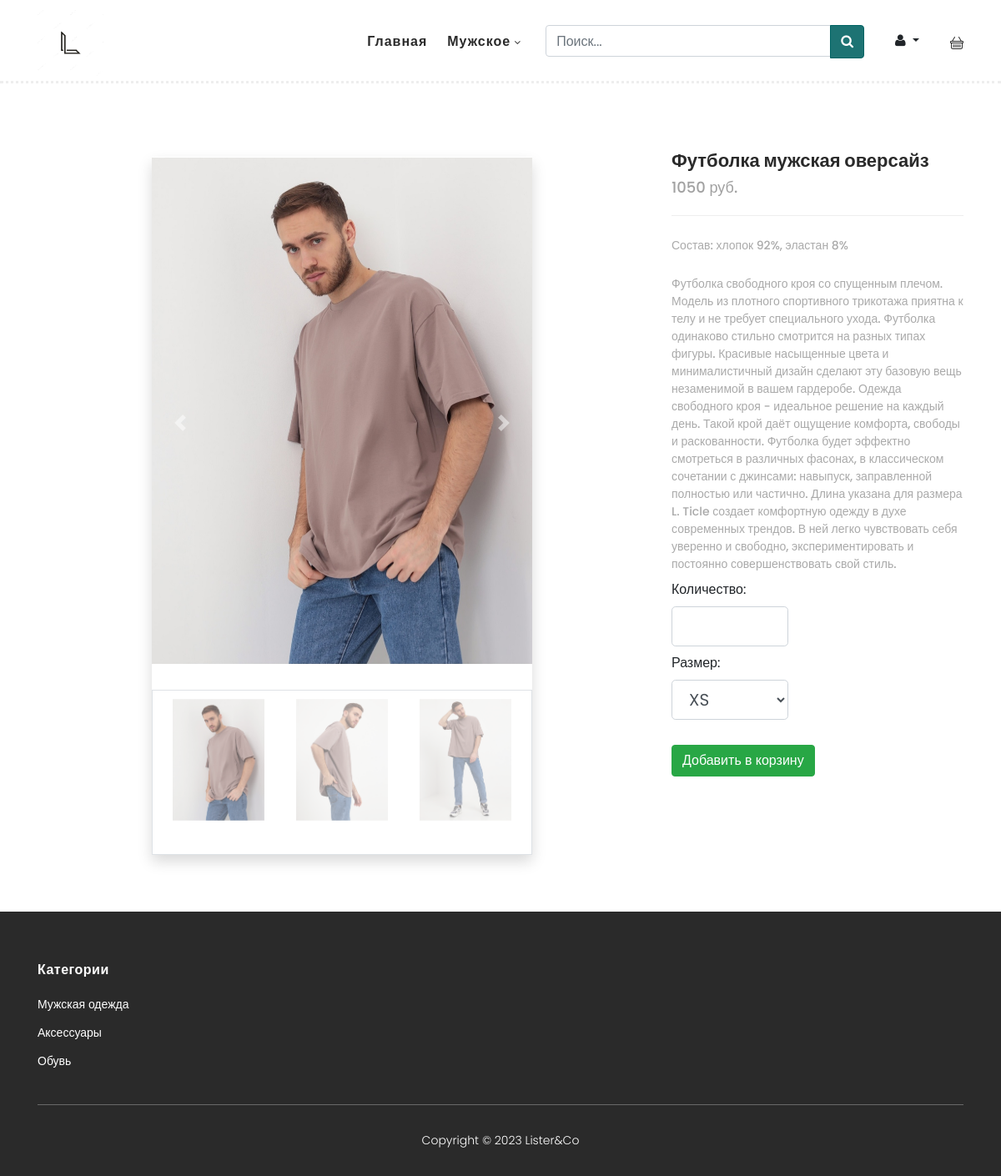
Page /product/1 on the committed database.
### store/models.py (models this page shows, shortened)
class Product(models.Model):
    name = models.CharField(max_length=100)
    description = models.TextField()
    materials = models.CharField(max_length=100)
    price = models.IntegerField( null=True)
    photo = models.ImageField(upload_to="photos/%Y/%m/%d", null=True)
    photo2 = models.ImageField(upload_to="photos/%Y/%m/%d", null=True)
    photo3 = models.ImageField(upload_to="photos/%Y/%m/%d", null=True)
    time_create = models.TimeField(auto_now_add=True)
    category = models.ForeignKey('Category', on_delete=models.PROTECT)
    class Meta:
        verbose_name = 'Одежда'
        verbose_name_plural = 'Одежда'

### store/views.py (the view)
# urls.py: path('product/<int:did>', ProductDetail.as_view(), name='detail'),
class ProductDetail(CategoryMixin, ListView):
    model = Product
    template_name = 'store/single-product.html'
    context_object_name = 'product'
    def get_context_data(self, *, object_list=None, **kwargs):
        context = super().get_context_data(**kwargs)
        context['form'] = AddBasketForm()
        category_mixin = self.get_user_context(title="Главная страница")
        context = dict(list(context.items()) + list(category_mixin.items()))
        return context
    def get_queryset(self):
        return Product.objects.get(id=self.kwargs['did'])

### basket/forms.py
class AddBasketForm(forms.Form):
    quantity = forms.IntegerField(label="Количество", min_value=1, widget=forms.NumberInput(attrs={"class":"form-control form-control-lg form-width"}))
    size = forms.TypedChoiceField(label='Размер', choices=SIZES, widget=forms.Select(attrs={"class":"form-control form-control-lg form-width"}))
    update = forms.BooleanField(required=False, initial=False, widget=forms.HiddenInput)

### store/models.py (called while the page is built)
    def get_absolute_url(self):
        return reverse('category', kwargs={'cid': self.pk})

### store/utils.py (called while the page is built)
    def get_user_context(self, **kwargs):
        context = kwargs
        categorys = Category.objects.all()
        context['categorys'] = categorys
        if 'cat_selected' not in context:
            context['cat_selected'] = 0
        return context

### store/templates/store/single-product.html (shortened to what this page needs)
{% extends 'store/base.html' %}
{% block content %}
    <section class="section single-p" id="product">
        <div class="container">
            <div class="row">
                <div class="col-lg-8">
                <div class="left-images">
                    <div class="container py-2">
    <div class="row align-items-center">
        <div class="col-lg-8 offset-lg-2" id="slider">
            <div id="myCarousel" class="carousel slide shadow">
                <div class="carousel-inner">
                    <div class="active carousel-item" data-slide-number="0">
                        <img src="{{product.photo.url}}" class="img-fluid">
                    </div>
                    <a class="carousel-control-prev" href="#myCarousel" role="button" data-slide="prev">
                        <span class="carousel-control-prev-icon" aria-hidden="true"></span>
                    </a>
                    <a class="carousel-control-next" href="#myCarousel" role="button" data-slide="next">
                        <span class="carousel-control-next-icon" aria-hidden="true"></span>
                    </a>
                </div>
                <ul class="carousel-indicators list-inline mx-auto border px-2">
                    <li class="list-inline-item active d-flexx">
                        <a id="carousel-selector-0" class="selected d-flexx" data-slide-to="0" data-target="#myCarousel">
                            <img src="{{product.photo.url}}" class="img-fluid litimg">
                        </a>
                    </li>
                    <li class="list-inline-item d-flexx">
                        <a id="carousel-selector-1" class="d-flexx" data-slide-to="1" data-target="#myCarousel">
                            <img src="{{product.photo2.url}}" class="img-fluid litimg">
                        </a>
                    </li>
                    <li class="list-inline-item d-flexx">
                        <a id="carousel-selector-2" class="d-flexx" data-slide-to="2" data-target="#myCarousel">
                            <img src="{{product.photo3.url}}" class="img-fluid litimg">
                        </a>
                    </li>
                </ul>
            </div>
        </div>
    </div>
</div>
                </div>
            </div>
            <div class="col-lg-4">
                <div class="right-content">
                    <h4>{{product.name}}</h4>
                    <span class="price">{{product.price}} руб.</span>
                    <span>Состав: {{product.materials}}</span>
                    <span>{{product.description}}</span>
                    <div class="total">
                        <form action="{% url 'basket_add' product.pk %}" method="post">
							<div>
                                <div>
							{{ form }}
                                </div>
							</div>
                            {% if not request.user.is_authenticated %}
                            <div class="button-add"><a href="{% url 'login' %}" class="btn btn-success">Добавить в корзину</a></div>
                            {% else %}
                            <div class="button-add"><button type="submit" class="btn btn-success">Добавить в корзину</button></div>
                            {% endif %}
                        </form>
                    </div>
                </div>
            </div>
            </div>
        </div>
    </section>
{% endblock %}

### store/static/store/assets/css/templatemo-hexashop.css (style rules this page uses)
html, body, div, span, applet, object, iframe, h1, h2, h3, h4, h5, h6, p, blockquote, div pre, a, abbr, acronym, address, big, cite, code, del, dfn, em, font, img, ins, kbd, q, s, samp, small, strike, strong, sub, sup, tt, var, b, u, i, center, dl, dt, dd, ol, ul, li, figure, header, nav, section, article, aside, footer, figcaption { margin: 0; padding: 0; border: 0; outline: 0; }
ul, li { padding: 0; margin: 0; list-style: none; }
header, nav, section, article, aside, footer, hgroup { display: block; }
* { box-sizing: border-box; }
html, body { font-family: 'Poppins', sans-serif; font-weight: 400; background-color: #fff; font-size: 16px; -ms-text-size-adjust: 100%; -webkit-font-smoothing: antialiased; -moz-osx-font-smoothing: grayscale; }
a { text-decoration: none !important; }
h1, h2, h3, h4, h5, h6 { margin-top: 0px; margin-bottom: 0px; }
ul { margin-bottom: 0px; }
#myCarousel .list-inline { white-space:nowrap; overflow-x:auto; }
#myCarousel .carousel-indicators { position: static; left: initial; width: initial; margin-left: initial; }
#myCarousel .carousel-indicators > li { width: initial; height: initial; text-indent: initial; }
#myCarousel .carousel-indicators > li.active img { opacity: 0.7; }
.litimg { max-width: 80%; }
.d-flexx { display: flex; justify-content: center; }
html, body { background: #fff; font-family: 'Poppins', sans-serif; }
.single-p { padding-top: 100px; }
label { margin-top: 0.5rem; }
.form-width { width: 40%; }
.button-add { margin-top: 30px; }
#product { margin-top: 80px; }
#product .left-images img { width: 100%; overflow: hidden; margin-bottom: 30px; }
#product .right-content { position: relative; z-index: 3; background-color: #fff; }
#product .right-content h4 { font-size: 22px; color: #2a2a2a; font-weight: 700; margin-bottom: 0px; }
#product .right-content span.price { font-size: 18px; color: #a1a1a1; font-weight: 500; display: block; margin-top: 5px; border-bottom: 1px solid #eee; padding-bottom: 20px; }
#product .right-content span { font-size: 14px; color: #aaaaaa; font-weight: 500; display: block; margin-top: 25px; }

### rows in the picture
Product: photo (picture), photo2 (picture), photo3 (picture), name "Футболка мужская оверсайз", price "1050", materials "хлопок 92%, эластан 8%", description "Футболка свободного кроя со спущенным плечом. Модель из плотного спортивного трикотажа приятна к телу и не требует специального ухода. Футболка одинаково стильно смотрится на разных типах фигуры. Красивые насыщенные цвета и минималистичный дизайн сделают эту базовую вещь незаменимой в вашем гардеробе. Одежда свободного кроя - идеальное решение на каждый день. Такой крой даёт ощущение комфорта, свободы и раскованности. Футболка будет эффектно смотреться в различных фасонах, в классическом сочетании с джинсами: навыпуск, заправленной полностью или частично. Длина указана для размера L. Ticle создает комфортную одежду в духе современных трендов. В ней легко чувствовать себя уверенно и…"
